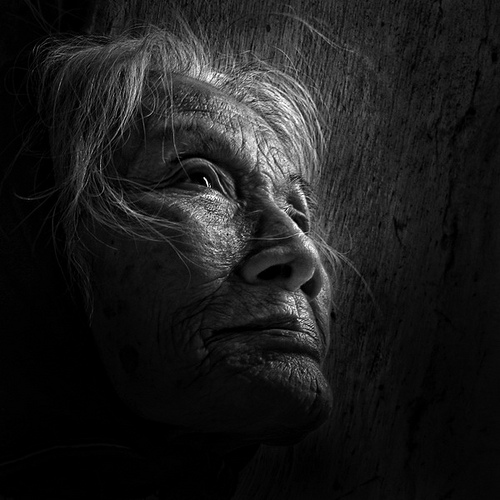
#> input picture 6.jpg, 500 x 500 px, found by its file name
$ python serial_com.py
#> lines starting #> are read from the running program, lines starting #| are printed output that depends on the picture
import serial
import sys
import glob
import serial
import struct
import cv2 as cv
import time
import numpy as np
import time
def serial_ports():
    """ Lists serial port names

        :raises EnvironmentError:
            On unsupported or unknown platforms
        :returns:
            A list of the serial ports available on the system
    """
    if sys.platform.startswith('win'):
        ports = ['COM%s' % (i + 1) for i in range(256)]
    elif sys.platform.startswith('linux') or sys.platform.startswith('cygwin'):
        # this excludes your current terminal "/dev/tty"
        ports = glob.glob('/dev/tty[A-Za-z]*')
    elif sys.platform.startswith('darwin'):
        ports = glob.glob('/dev/tty.*')
    else:
        raise EnvironmentError('Unsupported platform')

    result = []
    for port in ports:
        try:
            s = serial.Serial(port)
            s.close()
            result.append(port)
        except (OSError, serial.SerialException):
            pass
    return result
#print(serial_ports())
ser = serial.Serial('COM30',115200,timeout=10,bytesize=8,stopbits=1)
img1=cv.imread("6.jpg")
#> img1 is the input picture: shape (500, 500, 3); min 0, max 255, mean 28.8
img=img1
cv.imshow("image",img)
cv.waitKey(0)
print(img.shape)
#| (500, 500, 3)
img2=np.zeros((250,250,3))
t3=time.time()
for i in range(3):
  for t in range(1,500,2):
    for tt in range(1,500,2):
      if(t!=499 and tt!=499):
        g=(img[t,tt,i]*4)+(img[t-1,tt,i]*2)+(img[t,tt-1,i]*2)+(img[t+1,tt,i]*2)+(img[t,tt+1,i]*2)+(img[t-1,tt-1,i])+(img[t-1,tt+1,i])+(img[t+1,tt-1,i])+(img[t+1,tt+1,i])
        g=g//16
        img2[t//2,tt//2,i]=g
      else:
        img2[t//2,tt//2,i]=img[t,tt,i]
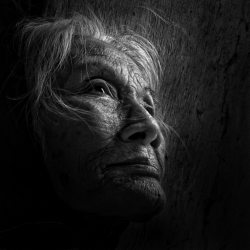
#> img2: shape (250, 250, 3) float64; min 0, max 232, mean 28.3
t4=time.time()
img2=img2.astype('uint8')
cv.imshow("image",img2)
cv.waitKey(0)
print(img)
#> (printed output is left out)
for k in range(2):
   print(1)
   a = ser.read()
#> (the run stopped early here; a loop or call above may not have finished)
